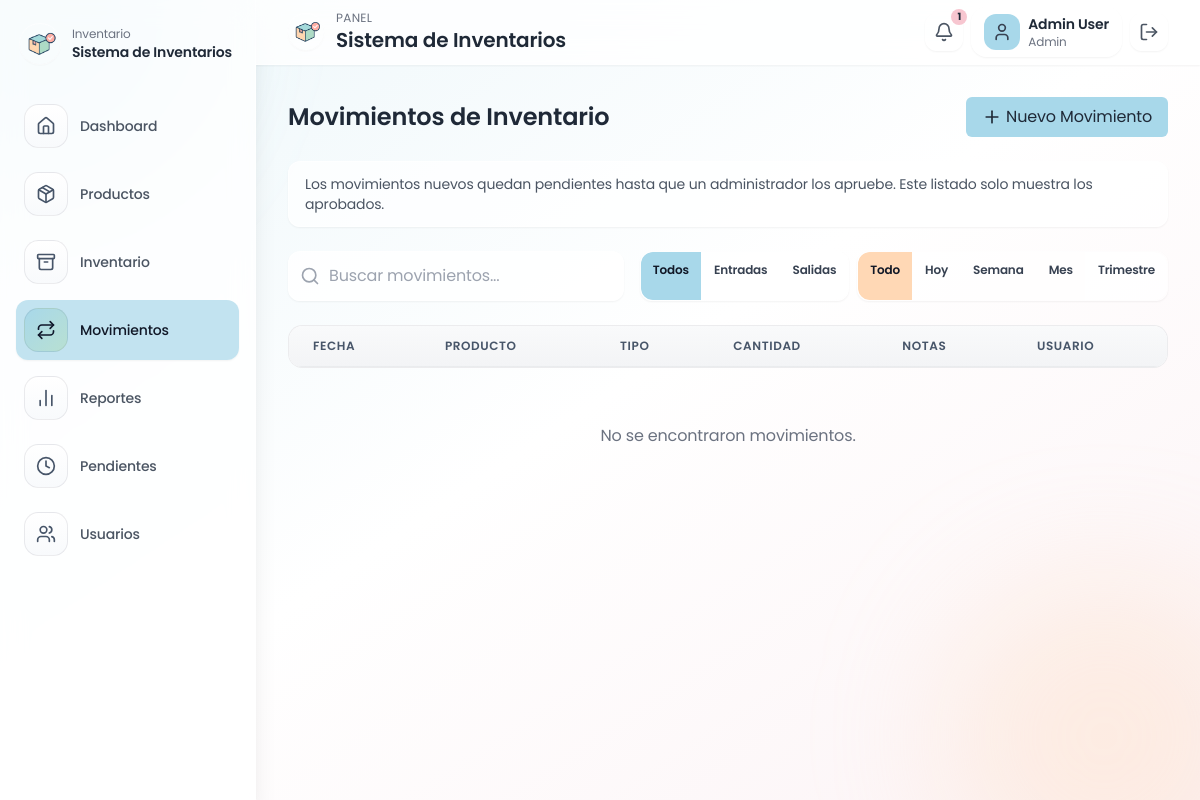
Before: /movements (signed in) with the older database file.
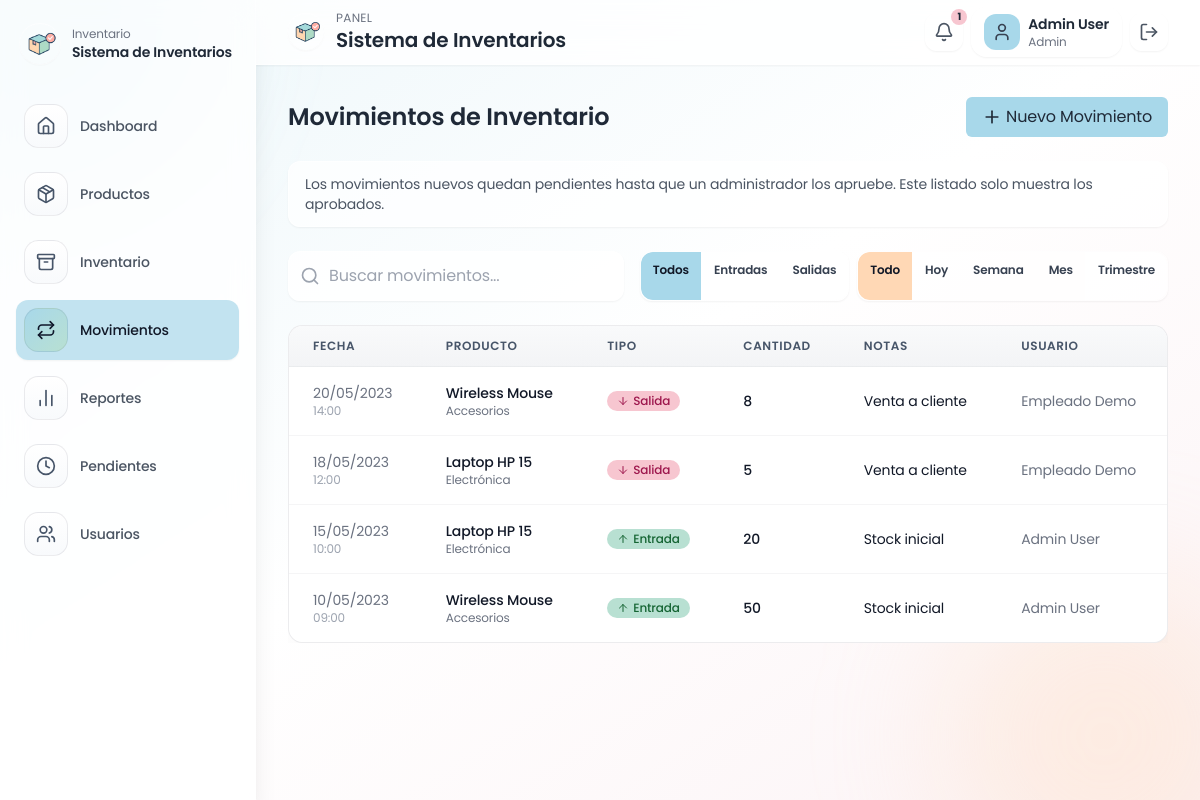
After: the same page with the newer database file.
### tables this page shows
CREATE TABLE IF NOT EXISTS movements (
    id INT AUTO_INCREMENT PRIMARY KEY,
    product_id INT NOT NULL,
    type ENUM('in', 'out') NOT NULL,
    quantity INT NOT NULL,
    date DATETIME NOT NULL DEFAULT CURRENT_TIMESTAMP,
    notes VARCHAR(255) DEFAULT '',
    user_id INT NULL,
    status ENUM('pending', 'approved', 'rejected') NOT NULL DEFAULT 'pending',
    CONSTRAINT fk_movements_product FOREIGN KEY (product_id) REFERENCES products(id) ON DELETE CASCADE,
    CONSTRAINT fk_movements_user FOREIGN KEY (user_id) REFERENCES users(id) ON DELETE SET NULL
);

CREATE TABLE IF NOT EXISTS products (
    id INT AUTO_INCREMENT PRIMARY KEY,
    name VARCHAR(150) NOT NULL,
    description TEXT,
    category VARCHAR(100) NOT NULL DEFAULT 'General',
    price DECIMAL(10,2) NOT NULL DEFAULT 0,
    cost DECIMAL(10,2) NOT NULL DEFAULT 0,
    stock_quantity INT NOT NULL DEFAULT 0,
    min_stock_level INT NOT NULL DEFAULT 0,
    image_url TEXT,
    created_at DATETIME NOT NULL DEFAULT CURRENT_TIMESTAMP
);

CREATE TABLE IF NOT EXISTS users (
    id INT AUTO_INCREMENT PRIMARY KEY,
    name VARCHAR(120) NOT NULL,
    email VARCHAR(150) NOT NULL UNIQUE,
    password VARCHAR(255) NOT NULL,
    role ENUM('admin', 'employee') NOT NULL DEFAULT 'employee',
    active TINYINT(1) NOT NULL DEFAULT 1,
    last_login DATETIME NULL,
    created_at DATETIME NOT NULL DEFAULT CURRENT_TIMESTAMP
);

### app/helpers.php (called while the page is built, shortened)
<?php
function config(string $key, mixed $default = null): mixed
{
    $config = $GLOBALS['app_config'] ?? [];
    $segments = explode('.', $key);
    $value = $config;
    foreach ($segments as $segment) {
        if (is_array($value) && array_key_exists($segment, $value)) {
            $value = $value[$segment];
        } else {
            return $default;
        }
    }
    return $value;
}
function base_url(string $path = ''): string
{
    $base = config('app.base_url', '');
    if ($base === '') {
        $base = rtrim(str_replace('\\', '/', dirname($_SERVER['SCRIPT_NAME'] ?? '')), '/');
    }
    return rtrim($base, '/') . '/' . ltrim($path, '/');
}
function e(?string $value): string
{
    return htmlspecialchars((string) $value, ENT_QUOTES, 'UTF-8');
}
function current_path(): string
{
    $uri = parse_url($_SERVER['REQUEST_URI'] ?? '/', PHP_URL_PATH);
    $base = rtrim(str_replace('\\', '/', dirname($_SERVER['SCRIPT_NAME'] ?? '')), '/');
    $path = '/' . ltrim($uri, '/');
    return $path === '' ? '/' : $path;
}
function render(string $view, array $data = [], ?string $layout = 'layout'): void
{
    $viewFile = __DIR__ . '/Views/' . $view . '.php';
    extract($data);
    include $viewFile;
    $layoutFile = __DIR__ . '/Views/' . $layout . '.php';
    include $layoutFile;
}

### app/Core/Controller.php (called while the page is built, shortened)
<?php
abstract class Controller
{
    protected function render(string $view, array $data = [], ?string $layout = 'layout'): void
    {
        render($view, $data, $layout);
    }
}

### app/Controllers/MovementController.php (called while the page is built, shortened)
<?php
class MovementController extends Controller
{
    public function index(): void
    {
        $filters = [
            'type' => $_GET['type'] ?? 'all',
            'date_range' => $_GET['range'] ?? 'all',
            'search' => trim($_GET['q'] ?? ''),
            'status' => 'approved',
        ];
        $normalizedFilters = $filters;
        if ($filters['type'] === 'all') {
            unset($normalizedFilters['type']);
        }
        if ($filters['date_range'] === 'all') {
            unset($normalizedFilters['date_range']);
        }
        if ($normalizedFilters['status'] === 'approved') {
            unset($normalizedFilters['status']);
        }
        $movements = Movement::filtered($normalizedFilters);
        $this->render('movements/index', [
            'products' => Product::all(),
            'movements' => $movements,
            'filters' => $filters,
            'message' => flash('success'),
            'error' => flash('error'),
        ]);
    }
}

### public/index.php (called while the page is built, shortened)
<?php
$router = new Router();
$router->get('/login', [AuthController::class, 'showLogin']);
$router->post('/login', [AuthController::class, 'login']);
$router->get('/logout', [AuthController::class, 'logout']);
$router->get('/', [DashboardController::class, 'index']);
$router->get('/products', [ProductController::class, 'index']);
$router->post('/products/save', [ProductController::class, 'save']);
$router->post('/products/delete', [ProductController::class, 'delete']);
$router->get('/inventory', [InventoryController::class, 'index']);
$router->post('/inventory/adjust', [InventoryController::class, 'adjust']);
$router->get('/movements', [MovementController::class, 'index']);
$router->post('/movements/save', [MovementController::class, 'save']);
$router->get('/movements/pending', [MovementController::class, 'pending']);
$router->post('/movements/approve', [MovementController::class, 'approve']);
$router->post('/movements/reject', [MovementController::class, 'reject']);
$router->get('/reports', [ReportController::class, 'index']);
$router->get('/users', [UserController::class, 'index']);
$router->post('/users/save', [UserController::class, 'save']);
$router->post('/users/delete', [UserController::class, 'delete']);
$router->post('/users/toggle', [UserController::class, 'toggle']);
$router->dispatch($_SERVER['REQUEST_METHOD'], parse_url($_SERVER['REQUEST_URI'] ?? '/', PHP_URL_PATH) ?: '/');

### app/Models/Movement.php (called while the page is built, shortened)
<?php
class Movement
{
    public static function filtered(array $filters = []): array
    {
        $pdo = Database::connection();
        $sql = 'SELECT m.*, p.name as product_name, p.category as product_category, u.name as user_name, u.role as user_role
                FROM movements m
                INNER JOIN products p ON p.id = m.product_id
                LEFT JOIN users u ON u.id = m.user_id
                WHERE 1=1';
        $params = [];
        $status = $filters['status'] ?? 'approved';
        if (in_array($status, ['pending', 'approved', 'rejected'], true)) {
            $sql .= ' AND m.status = :status';
            $params['status'] = $status;
        }
        $sql .= ' ORDER BY m.date DESC';
        $stmt = $pdo->prepare($sql);
        $stmt->execute($params);
        return $stmt->fetchAll();
    }
}

### app/Views/movements/index.php (the view, shortened to what the changed rows need)
<div class="max-w-7xl mx-auto space-y-6">
    <div class="flex flex-col sm:flex-row items-start sm:items-center justify-between">
        <h2 class="text-2xl font-semibold text-gray-800">Movimientos de Inventario</h2>
    </div>
    <form method="GET" action="<?= base_url('movements') ?>" class="mb-4 flex flex-col sm:flex-row space-y-3 sm:space-y-0 sm:space-x-4">
        <div class="flex space-x-2">
            <div class="inline-flex rounded-xl shadow-sm border border-white/60 overflow-hidden">
                <?php
                $typeOptions = ['all' => 'Todos', 'in' => 'Entradas', 'out' => 'Salidas'];
                foreach ($typeOptions as $key => $label):
                    $active = ($filters['type'] ?? 'all') === $key;
                    ?>
                    <a href="<?= base_url('movements?type=' . $key . '&range=' . e($filters['date_range'])) ?>"
                       class="px-3 py-2.5 text-xs font-semibold <?= $active ? 'bg-blue-pastel text-gray-900' : 'bg-white/80 text-gray-700 hover:bg-gray-50' ?> <?= $key === 'all' ? 'rounded-l-xl' : '' ?> <?= $key === 'out' ? 'rounded-r-xl border-l border-white/60' : '' ?> <?= $key === 'in' ? 'border-l border-white/60' : '' ?>">
                        <?= $label ?>
                    </a>
                <?php endforeach; ?>
            </div>
            <div class="inline-flex rounded-xl shadow-sm border border-white/60 overflow-hidden">
                <?php
                $rangeOptions = ['all' => 'Todo', 'today' => 'Hoy', 'week' => 'Semana', 'month' => 'Mes', 'quarter' => 'Trimestre'];
                foreach ($rangeOptions as $key => $label):
                    $active = ($filters['date_range'] ?? 'all') === $key;
                    ?>
                    <a href="<?= base_url('movements?range=' . $key . '&type=' . e($filters['type'])) ?>"
                       class="px-3 py-2.5 text-xs font-semibold <?= $active ? 'bg-peach-pastel text-gray-900' : 'bg-white/80 text-gray-700 hover:bg-gray-50' ?> <?= $key === 'all' ? 'rounded-l-xl' : '' ?> <?= $key === 'quarter' ? 'rounded-r-xl border-l border-white/60' : '' ?> <?= !in_array($key, ['all', 'quarter'], true) ? 'border-l border-white/60' : '' ?>">
                        <?= $label ?>
                    </a>
                <?php endforeach; ?>
            </div>
        </div>
    </form>
    <div class="overflow-x-auto">
        <table class="table-soft min-w-full divide-y divide-gray-200 text-sm">
            <thead class="bg-gray-50">
            <tr>
                <th class="px-6 py-3 text-left text-xs font-medium text-gray-500 uppercase tracking-wider">Fecha</th>
                <th class="px-6 py-3 text-left text-xs font-medium text-gray-500 uppercase tracking-wider">Producto</th>
                <th class="px-6 py-3 text-left text-xs font-medium text-gray-500 uppercase tracking-wider">Tipo</th>
                <th class="px-6 py-3 text-left text-xs font-medium text-gray-500 uppercase tracking-wider">Cantidad</th>
                <th class="px-6 py-3 text-left text-xs font-medium text-gray-500 uppercase tracking-wider">Notas</th>
                <th class="px-6 py-3 text-left text-xs font-medium text-gray-500 uppercase tracking-wider">Usuario</th>
            </tr>
            </thead>
            <tbody class="bg-white divide-y divide-gray-200">
            <?php foreach ($movements as $movement): ?>
                <tr class="hover:bg-gray-50/80 transition-colors">
                    <td class="px-6 py-4 whitespace-nowrap">
                        <div class="text-sm text-gray-500">
                            <?= date('d/m/Y', strtotime($movement['date'])) ?>
                            <div class="text-xs text-gray-400"><?= date('H:i', strtotime($movement['date'])) ?></div>
                        </div>
                    </td>
                    <td class="px-6 py-4 whitespace-nowrap">
                        <div class="text-sm font-medium text-gray-900"><?= e($movement['product_name']) ?></div>
                        <div class="text-xs text-gray-500"><?= e($movement['product_category']) ?></div>
                    </td>
                    <td class="px-6 py-4 whitespace-nowrap">
                        <span class="inline-flex items-center px-2.5 py-0.5 rounded-full text-xs font-medium <?= $movement['type'] === 'in' ? 'bg-green-pastel text-green-800' : 'bg-pink-pastel text-pink-800' ?>">
                            <?php if ($movement['type'] === 'in'): ?>
                                <i data-lucide="arrow-up" class="h-3 w-3 mr-1"></i> Entrada
                            <?php else: ?>
                                <i data-lucide="arrow-down" class="h-3 w-3 mr-1"></i> Salida
                            <?php endif; ?>
                        </span>
                    </td>
                    <td class="px-6 py-4 whitespace-nowrap">
                        <div class="text-sm font-medium text-gray-900"><?= (int) $movement['quantity'] ?></div>
                    </td>
                    <td class="px-6 py-4">
                        <div class="text-sm text-gray-900"><?= e($movement['notes'] ?: '-') ?></div>
                    </td>
                    <td class="px-6 py-4 whitespace-nowrap">
                        <div class="text-sm text-gray-500">
                            <?= e($movement['user_name'] ?: 'Sistema') ?>
                        </div>
                    </td>
                </tr>
            <?php endforeach; ?>
            </tbody>
        </table>
    </div>
    <?php if (empty($movements)): ?>
        <div class="text-center py-8">
            <p class="text-gray-500">No se encontraron movimientos.</p>
        </div>
    <?php endif; ?>
</div>

### app/Views/partials/sidebar.php (shortened to what the changed rows need)
<?php
$user = auth_user();
$isAdmin = $user && ($user['role'] === 'admin');
$links = [
    ['path' => '/', 'icon' => 'home', 'label' => 'Dashboard'],
    ['path' => '/products', 'icon' => 'package', 'label' => 'Productos'],
    ['path' => '/inventory', 'icon' => 'archive', 'label' => 'Inventario'],
    ['path' => '/movements', 'icon' => 'repeat', 'label' => 'Movimientos'],
    ['path' => '/reports', 'icon' => 'bar-chart-2', 'label' => 'Reportes'],
];
if ($isAdmin) {
    $links[] = ['path' => '/movements/pending', 'icon' => 'clock', 'label' => 'Pendientes'];
    $links[] = ['path' => '/users', 'icon' => 'users', 'label' => 'Usuarios'];
}
?>
<aside class="bg-white/80 backdrop-blur-md border-r border-white/50 shadow-xl w-20 md:w-64 flex flex-col py-6 px-3 md:px-4">
    <nav class="space-y-2">
        <?php foreach ($links as $link): ?>
            <?php $isActive = rtrim(current_path(), '/') === rtrim($link['path'], '/'); ?>
            <a href="<?= base_url(ltrim($link['path'], '/')) ?>"
               class="group relative flex items-center gap-3 px-2 py-2 rounded-xl text-sm font-medium transition <?= $isActive ? 'bg-blue-pastel/70 text-gray-900 shadow-sm' : 'text-gray-600 hover:bg-white/70 hover:shadow-sm' ?>">
                <span class="sidebar-icon <?= $isActive ? 'active' : '' ?>">
                    <i data-lucide="<?= e($link['icon']) ?>" class="h-5 w-5"></i>
                </span>
                <span class="hidden md:inline"><?= e($link['label']) ?></span>
            </a>
        <?php endforeach; ?>
    </nav>
</aside>

Changed rows visible on the page:
now on this page (row edited): movements: date "20/05/2023", date "14:00", product.name "Wireless Mouse", product.category "Accesorios", type "out" (drawn), quantity "8", notes "Venta a cliente", user.name "Empleado Demo"
now on this page (row edited): movements: date "18/05/2023", date "12:00", product.name "Laptop HP 15", product.category "Electrónica", type "out" (drawn), quantity "5", notes "Venta a cliente", user.name "Empleado Demo"
now on this page (row edited): movements: date "15/05/2023", date "10:00", product.name "Laptop HP 15", product.category "Electrónica", type "in" (drawn), quantity "20", notes "Stock inicial", user.name "Admin User"
now on this page (row edited): movements: date "10/05/2023", date "09:00", product.name "Wireless Mouse", product.category "Accesorios", type "in" (drawn), quantity "50", notes "Stock inicial", user.name "Admin User"
Other visible differences:
text no longer shown: "No se encontraron movimientos."
